Frame 1 (no input): blank canvas, image omitted
Frame 60 (the mouse pressed at the canvas centre just before this capture): blank canvas, image omitted
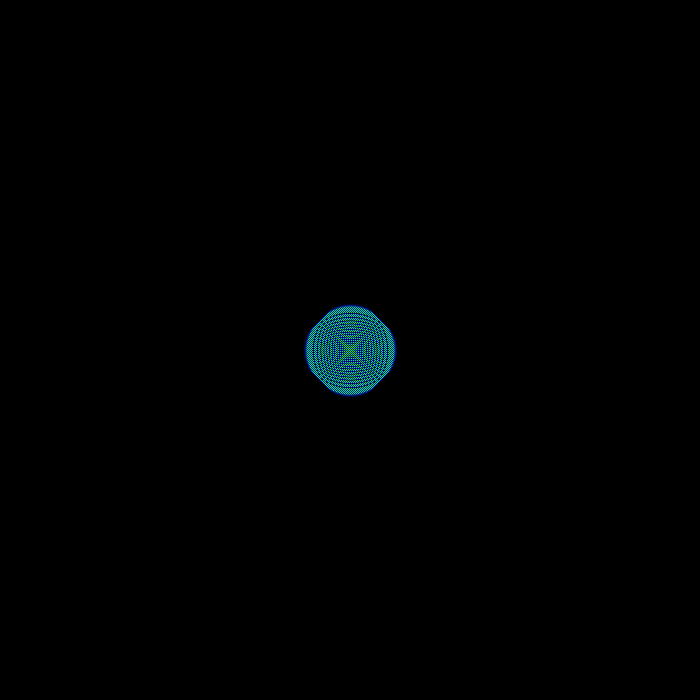
Frame 120 (the mouse held since frame 60 and released just before this capture)

The Processing sketch whose frames 1 and 60 were blank and that drew this single picture after the mouse press (run headless with seeded random() and noise(); from frame 60 on, the mouse is pressed at the canvas centre):

// Processing sketch: Ripple
// ── Ripple.pde
int cols;
int rows;

float[][] current;
float[][] previous;
float dampening = 1;
void setup() {
  size(700, 700);
  cols = width;
  rows = height;

  previous = new float[cols][rows];
  current = new float[cols][rows];
}

void mousePressed() {
  int i = mouseX;
  int j = mouseY;
  if(i<=0||i>width-2||j<=0||j>height-2)return;
  previous[i][j] = 255;
  
  current[i][j] =
        (previous[i - 1][j] +
        previous[i + 1][j] +
        previous[i][j - 1] +
        previous[i][j + 1]) /
        2 -
        current[i][j];
      current[i][j] = current[i][j] * dampening;
}
void keyPressed(){
  int i = width/2 -1;
  int j = height/2 -1;
  if(i<=0||i>width-2||j<=0||j>height-2)return;
  previous[i][j] = 255;
  
  current[i][j] =
        (previous[i - 1][j] +
        previous[i + 1][j] +
        previous[i][j - 1] +
        previous[i][j + 1]) /
        2 -
        current[i][j];
      current[i][j] = current[i][j] * dampening;
}


void draw() {
  background(0);
  loadPixels();
  for (int i = 1; i < cols-1; i++) {
    for (int j = 1; j < rows-1; j++) {
      current[i][j] =
        (previous[i - 1][j] +
        previous[i + 1][j] +
        previous[i][j - 1] +
        previous[i][j + 1]) /
        2 -
        current[i][j];
      current[i][j] = current[i][j] * dampening;
      int index = i+j*cols;
      pixels[index] = color(0, map(previous[i][j], 0, 1, 0, 100), map(current[i][j], 0, 1, 0, 255));
    }
  }
  updatePixels();

  float[][] temp = previous;
  previous = current;
  current=temp;
}
